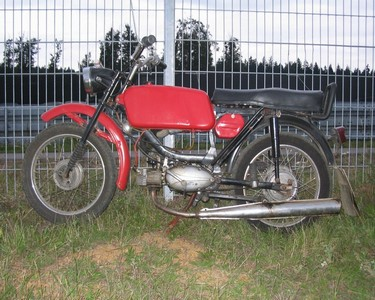
#> input picture exercises/Ch04/04_06/moje_motorka.JPG, 375 x 300 px
$ jupyter execute 'Challenge Ch04.ipynb'   (shell and % lines are left out)
#> lines starting #> are read from the running program, lines starting #| are printed output that depends on the picture
# Create your own Convolution Filter

Complete the following tasks to experiment with convolution filters.

[cell 1]
# Don't modify this cell, just run it.

import numpy as np
import matplotlib.pyplot as plt
import cv2
from EC_CV import *
from matplotlib import rcParams

rcParams['figure.figsize'] = (10, 8)

[cell 2]
# Task #1: Print a color image
#
# Copy an image file of your own in this folder,
# open it and display it.

# Write your code here

img = cv2.imread('moje_motorka.JPG')
#> img is the input picture: shape (300, 375, 3); mean B, G, R 116.1, 124.9, 132.5
img = cv2.cvtColor(img, cv2.COLOR_RGB2GRAY)
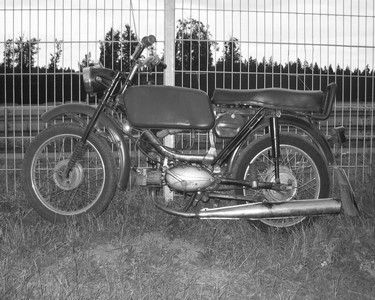
#> img: shape (300, 375); min 9, max 255, mean 123.1
plt.imshow(img,cmap='gray')

[cell 3]
# Task #2: Create your Own Kernel.
#
# In this cell, try your hand at coming up with a kernel with some logic
# in its values, and try to predict how it will behave.
# Your kernel's sizes may be 3x3, 5x5 or 7x7.


# Modify this kernel definition
kernel = np.matrix([[3, 0, 2],
                    [0, 1, 0],
                    [-2, 0, -3]])

[cell 4]
# Run this cell to test your kernel
# Don't modify this cell

filtered1 = cv2.filter2D(src=img, ddepth=-1, kernel=kernel)
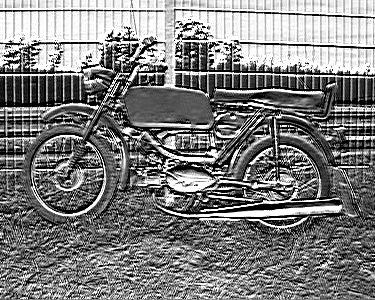
#> filtered1: shape (300, 375); min 0, max 255, mean 125
rcParams['figure.figsize'] = 20,8

# display images
fig, ax = plt.subplots(1,2)
ax[0].imshow(img,cmap='gray')
ax[1].imshow(filtered1,cmap='gray')
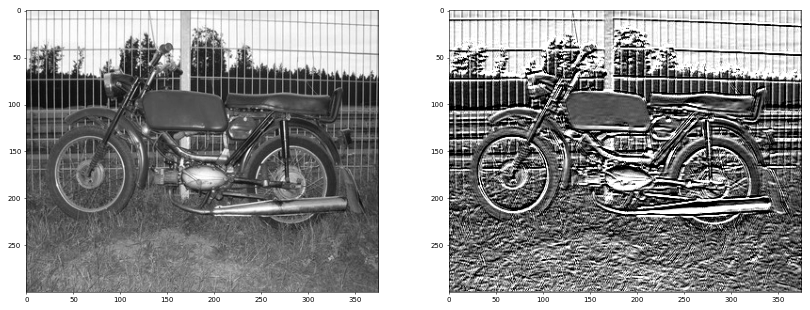
#> figure drawn by matplotlib, 2 panels

[cell 5]
# Task #3: Create a second kernel
#
# Now try to come up with a second kernel.
# You may want to perform something related to the first kernel,
# or maybe something totally different.
#
# Here's the same code as before for you to modify the kernel.


# Modify this kernel definition
kernel = np.matrix([[4, 1, 3, 1, 4],
                    [3, 0, 2, 0, 3],
                    [0, 1, 1, 1, 0],
                    [-3, -2, 0, -2, -3],
                    [-4, -3, 1, -3, -4]])

filtered2 = cv2.filter2D(src=img, ddepth=-1, kernel=kernel)
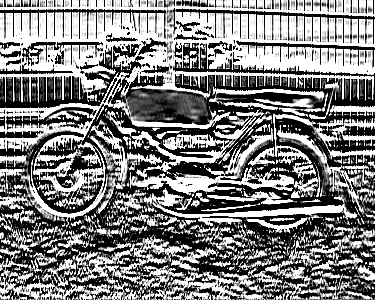
#> filtered2: shape (300, 375); min 0, max 255, mean 126.9
rcParams['figure.figsize'] = 20,8

# display images
fig, ax = plt.subplots(1,2)
ax[0].imshow(img,cmap='gray')
ax[1].imshow(filtered2,cmap='gray')

[cell 6]
# Now let's see the two images side by side

fig, ax = plt.subplots(1,2)
ax[0].imshow(filtered1,cmap='gray')
ax[1].imshow(filtered2,cmap='gray')
